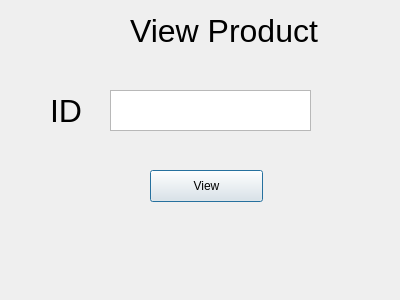
<?xml version="1.0" encoding="UTF-8"?>
<ui version="4.0">
 <class>Dialog</class>
 <widget class="QDialog" name="Dialog">
  <property name="geometry">
   <rect>
    <x>0</x>
    <y>0</y>
    <width>400</width>
    <height>300</height>
   </rect>
  </property>
  <property name="windowTitle">
   <string>Dialog</string>
  </property>
  <widget class="QLabel" name="label">
   <property name="geometry">
    <rect>
     <x>50</x>
     <y>60</y>
     <width>101</width>
     <height>101</height>
    </rect>
   </property>
   <property name="font">
    <font>
     <pointsize>24</pointsize>
    </font>
   </property>
   <property name="text">
    <string>ID</string>
   </property>
  </widget>
  <widget class="QLabel" name="label_2">
   <property name="geometry">
    <rect>
     <x>130</x>
     <y>10</y>
     <width>241</width>
     <height>41</height>
    </rect>
   </property>
   <property name="font">
    <font>
     <pointsize>24</pointsize>
    </font>
   </property>
   <property name="text">
    <string>View Product</string>
   </property>
  </widget>
  <widget class="QPlainTextEdit" name="ID_edit">
   <property name="geometry">
    <rect>
     <x>110</x>
     <y>90</y>
     <width>201</width>
     <height>41</height>
    </rect>
   </property>
   <property name="font">
    <font>
     <pointsize>18</pointsize>
    </font>
   </property>
   <property name="plainText">
    <string/>
   </property>
  </widget>
  <widget class="QPushButton" name="b_view">
   <property name="geometry">
    <rect>
     <x>150</x>
     <y>170</y>
     <width>113</width>
     <height>32</height>
    </rect>
   </property>
   <property name="text">
    <string>View</string>
   </property>
  </widget>
 </widget>
 <resources/>
 <connections/>
</ui>
